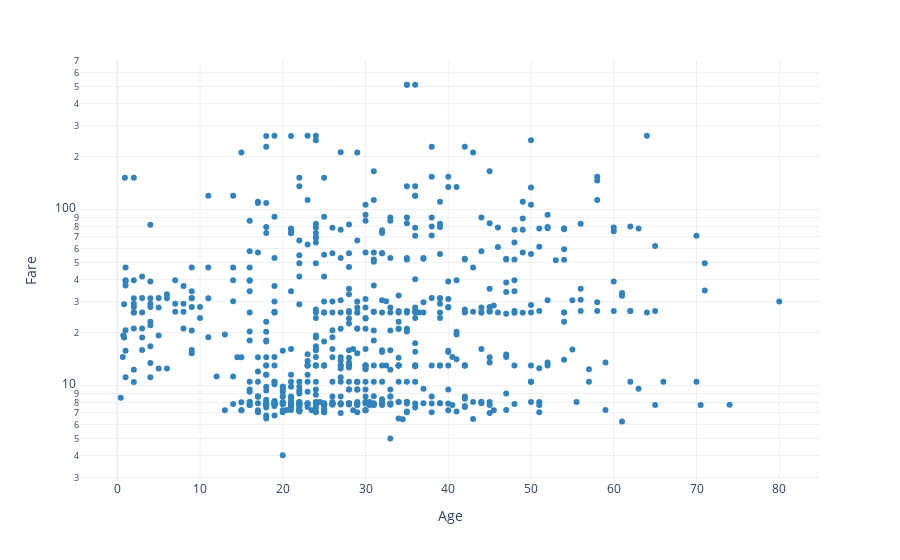

Write notebook code for a chart like this one.
### Markdown cell above
## Scatter Plots

### Code cell
fig = px.scatter(data_frame=df,
                 x='Age',
                 y='Fare',
                 hover_data=['Name', 'Sex'],
                 template='plotly_white',
                 color_discrete_sequence=['#3182bd'],
                 log_y=True)
fig.show()

### Figure 1 — Plotly figure (JSON) as saved in the notebook; plotly's stock layout.template omitted (floating-point values rounded to 4 significant figures; data arrays with more than 128 entries replaced by an {"elided": "..."} marker saying what was removed)
{"data": [{"customdata": {"elided": "891x2 str values"}, "hovertemplate": "Age=%{x}<br>Fare=%{y}<br>Name=%{customdata[0]}<br>Sex=%{customdata[1]}<extra></extra>", "legendgroup": "", "marker": {"color": "#3182bd", "symbol": "circle"}, "mode": "markers", "name": "", "orientation": "v", "showlegend": false, "type": "scatter", "x": {"elided": "891 float values"}, "xaxis": "x", "y": {"elided": "891 float values"}, "yaxis": "y"}], "layout": {"autosize": true, "legend": {"tracegroupgap": 0}, "margin": {"t": 60}, "xaxis": {"anchor": "y", "autorange": true, "domain": [0, 1], "range": [-4.396, 84.82], "title": {"text": "Age"}, "type": "linear"}, "yaxis": {"anchor": "x", "autorange": true, "domain": [0, 1], "range": [0.4403, 2.873], "title": {"text": "Fare"}, "type": "log"}}}
